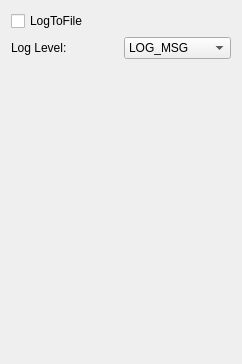
              <widget class="QWidget" name="page_5">
               <property name="geometry">
                <rect>
                 <x>0</x>
                 <y>0</y>
                 <width>242</width>
                 <height>364</height>
                </rect>
               </property>
               <attribute name="label">
                <string>Logging</string>
               </attribute>
               <layout class="QGridLayout" name="gridLayout_12">
                <item row="1" column="1">
                 <widget class="QComboBox" name="logLevel">
                  <property name="currentIndex">
                   <number>1</number>
                  </property>
                  <item>
                   <property name="text">
                    <string>LOG_NONE</string>
                   </property>
                  </item>
                  <item>
                   <property name="text">
                    <string>LOG_MSG</string>
                   </property>
                  </item>
                  <item>
                   <property name="text">
                    <string>LOG_VERB</string>
                   </property>
                  </item>
                  <item>
                   <property name="text">
                    <string>LOG_ALL</string>
                   </property>
                  </item>
                 </widget>
                </item>
                <item row="1" column="0">
                 <widget class="QLabel" name="label_34">
                  <property name="text">
                   <string>Log Level:</string>
                  </property>
                 </widget>
                </item>
                <item row="0" column="0" colspan="2">
                 <widget class="QCheckBox" name="logToFile">
                  <property name="text">
                   <string>LogToFile</string>
                  </property>
                 </widget>
                </item>
                <item row="2" column="0">
                 <spacer name="verticalSpacer_2">
                  <property name="orientation">
                   <enum>Qt::Vertical</enum>
                  </property>
                  <property name="sizeHint" stdset="0">
                   <size>
                    <width>20</width>
                    <height>40</height>
                   </size>
                  </property>
                 </spacer>
                </item>
               </layout>
              </widget>
